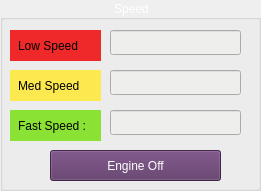
   <widget class="QGroupBox" name="groupBox_2">
    <property name="geometry">
     <rect>
      <x>550</x>
      <y>390</y>
      <width>261</width>
      <height>191</height>
     </rect>
    </property>
    <property name="styleSheet">
     <string notr="true">color : white;</string>
    </property>
    <property name="title">
     <string>Speed</string>
    </property>
    <property name="alignment">
     <set>Qt::AlignCenter</set>
    </property>
    <widget class="QLabel" name="lowSpeed">
     <property name="geometry">
      <rect>
       <x>10</x>
       <y>30</y>
       <width>91</width>
       <height>31</height>
      </rect>
     </property>
     <property name="styleSheet">
      <string notr="true">background-color: rgb(239, 41, 41);
padding: 5px;
color : none;</string>
     </property>
     <property name="text">
      <string>Low Speed</string>
     </property>
    </widget>
    <widget class="QLabel" name="medSpeed">
     <property name="geometry">
      <rect>
       <x>10</x>
       <y>70</y>
       <width>91</width>
       <height>31</height>
      </rect>
     </property>
     <property name="styleSheet">
      <string notr="true">background-color: rgb(252, 233, 79);
padding: 5px;
color : none;</string>
     </property>
     <property name="text">
      <string>Med Speed</string>
     </property>
    </widget>
    <widget class="QLabel" name="fastSpeed">
     <property name="geometry">
      <rect>
       <x>10</x>
       <y>110</y>
       <width>91</width>
       <height>31</height>
      </rect>
     </property>
     <property name="styleSheet">
      <string notr="true">background-color: rgb(138, 226, 52);
padding: 5px;
color : none;</string>
     </property>
     <property name="text">
      <string>Fast Speed :</string>
     </property>
    </widget>
    <widget class="QLineEdit" name="lineEdit_lowSpeed">
     <property name="geometry">
      <rect>
       <x>110</x>
       <y>30</y>
       <width>131</width>
       <height>25</height>
      </rect>
     </property>
     <property name="font">
      <font>
       <family>URW Bookman L</family>
       <weight>75</weight>
       <bold>true</bold>
      </font>
     </property>
     <property name="styleSheet">
      <string notr="true">color: rgb(0, 0, 0);
background-color: rgb(238, 238, 236);</string>
     </property>
    </widget>
    <widget class="QLineEdit" name="lineEdit_medSpeed">
     <property name="geometry">
      <rect>
       <x>110</x>
       <y>70</y>
       <width>131</width>
       <height>25</height>
      </rect>
     </property>
     <property name="font">
      <font>
       <family>URW Bookman L</family>
       <weight>75</weight>
       <bold>true</bold>
      </font>
     </property>
     <property name="styleSheet">
      <string notr="true">color: rgb(0, 0, 0);
background-color: rgb(238, 238, 236);</string>
     </property>
    </widget>
    <widget class="QLineEdit" name="lineEdit_fastSpeed">
     <property name="geometry">
      <rect>
       <x>110</x>
       <y>110</y>
       <width>131</width>
       <height>25</height>
      </rect>
     </property>
     <property name="styleSheet">
      <string notr="true">color: rgb(0, 0, 0);
background-color: rgb(238, 238, 236);</string>
     </property>
    </widget>
    <widget class="QPushButton" name="pb_engineOff">
     <property name="geometry">
      <rect>
       <x>50</x>
       <y>150</y>
       <width>171</width>
       <height>31</height>
      </rect>
     </property>
     <property name="styleSheet">
      <string notr="true">background-color: rgb(92, 53, 102);
color: rgb(255, 255, 255);
</string>
     </property>
     <property name="text">
      <string>Engine Off</string>
     </property>
    </widget>
   </widget>
